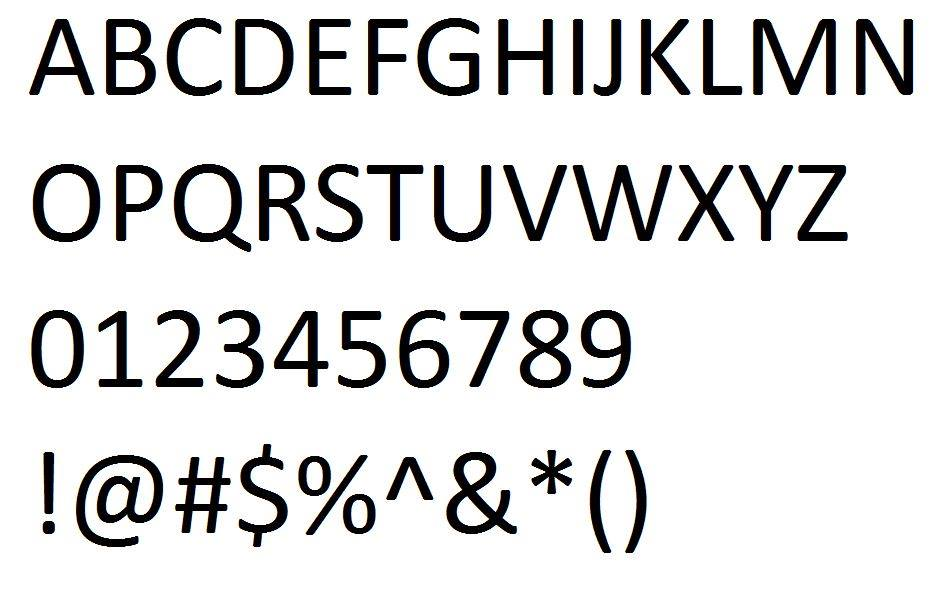
#> input picture Test/calibri_font.jpg, 946 x 589 px
$ python harris_corner_detection.py   (Python 2 division)
#> lines starting #> are read from the running program, lines starting #| are printed output that depends on the picture; after the words box and inside, x2 and y2 are one past the last pixel; in counts of white or black regions, pixels touching at a corner belong together
import cv2
import numpy as np

filename = 'calibri_font.jpg'
img = cv2.imread(filename)
#> img is the input picture: shape (589, 946, 3); mean B, G, R 220.9, 220.9, 221
print img
#> (printed output is left out)
gray = cv2.cvtColor(img,cv2.COLOR_RGB2GRAY)

gray = np.float32(gray)
dst = cv2.cornerHarris(gray,2,1,0.04) #(img, blockSize, ksize, k)
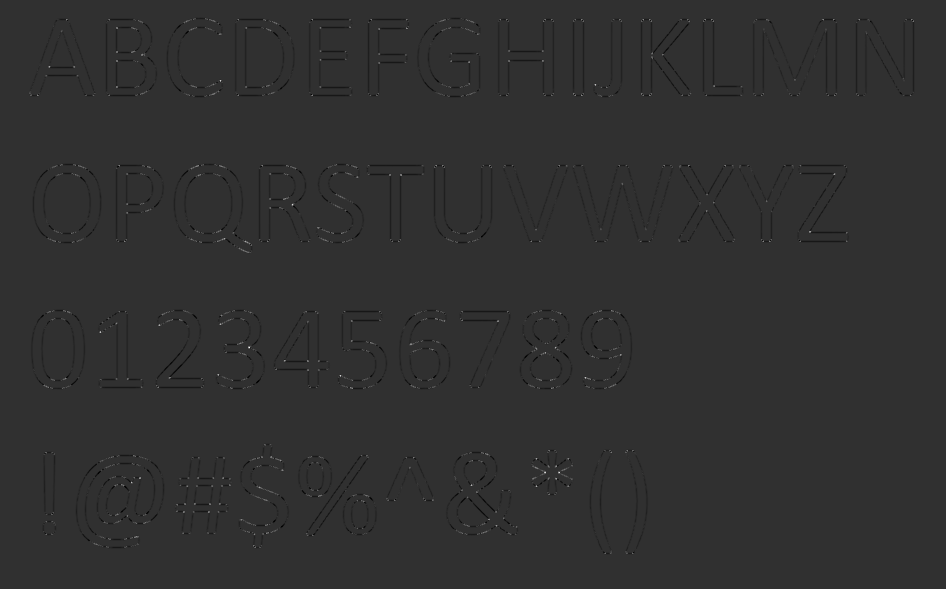
#> dst: shape (589, 946) float32; min -313721120, max 1.34e+09, mean -2150576.2; drawn with min black and max white
#larger k is, the less tolerance given
#k must be odd and no larger than 31, think k looks for a min size

#result is dilated for marking the corners, not important
dst = cv2.dilate(dst,None)
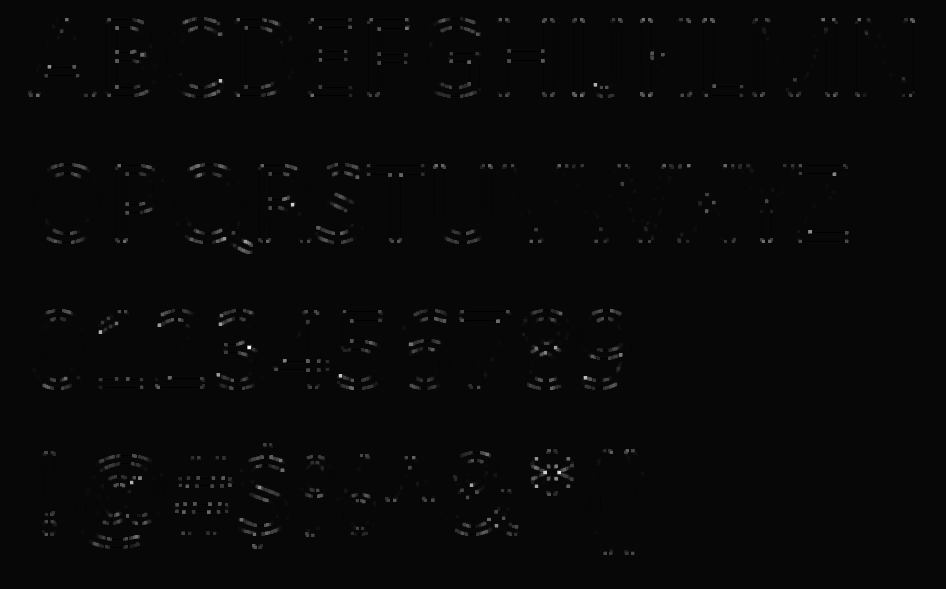
#> dst: shape (589, 946) float32; min -42282504, max 1.34e+09, mean 6997327.5; drawn with min black and max white

# Threshold for an optimal value, it may vary depending on the image.
img[dst>0.01*dst.max()]=[255,255,0] #[b,g,r] for feature markers
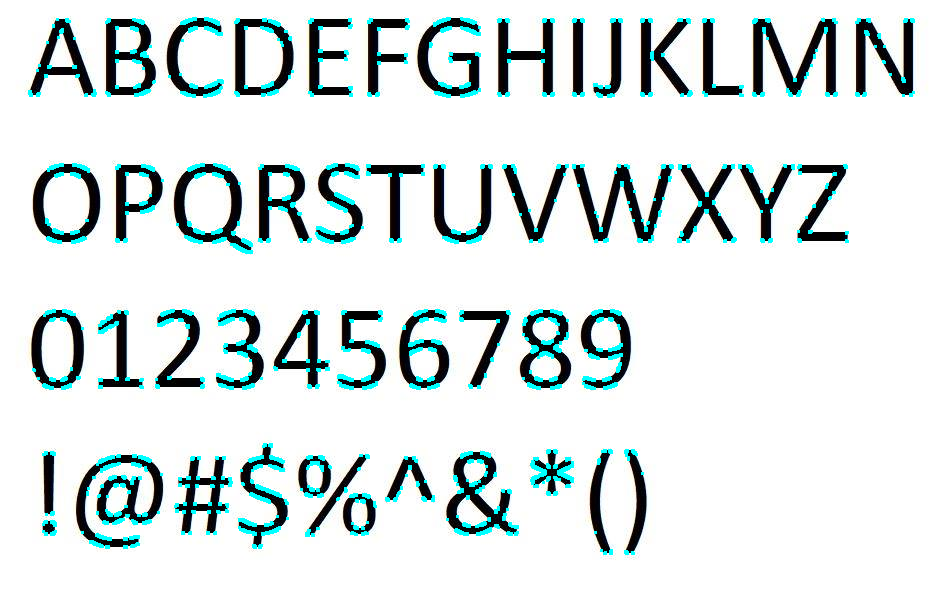
#> img: shape (589, 946, 3); 3.55% of pixels changed, all inside (x1, y1, x2, y2) = (28, 17, 915, 555)

cv2.imshow('dst',img)
if cv2.waitKey(0) & 0xff == ord('q'):
#> (key q is pressed here)
    cv2.destroyAllWindows()
